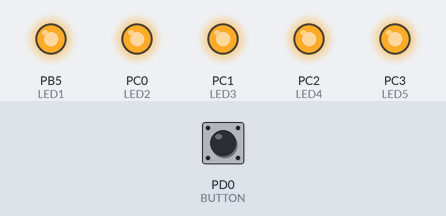
A program run on a simulated ATmega328P, built with avr-gcc and emulated at 16 MHz. Shown: output pins drawn as LEDs (lit = HIGH). Dashed ring = blinking. Inputs (shaded band) come from the test bench; at power-on: PD0 (BUTTON) HIGH.

Above: at 1.7 s.
1.8 s: PD0 (BUTTON) pulled LOW for 3.2 s
At 5.45 s:
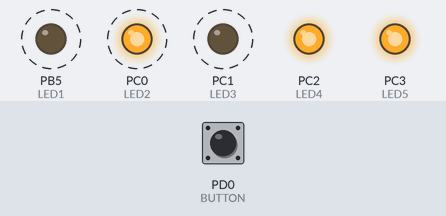
At 6.05 s:
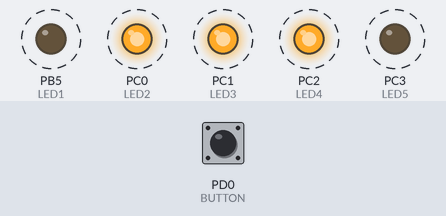
Timing chart, 0 to 12.5 s (numbered marks = the images above; inputs shaded):
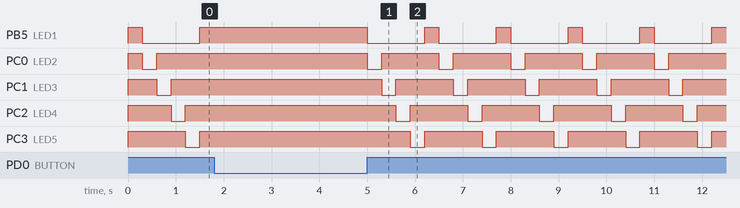

The program:

main.c
```c
// (licence header left out)
/* Defines -----------------------------------------------------------*/
#define LED1   PB5     // AVR pin where green LED is connected
#define LED2   PC0     // AVR pin where red LED is connected
#define LED3   PC1
#define LED4   PC2
#define LED5   PC3
#define BUTTON   PD0
#define BLINK_DELAY 300
#ifndef F_CPU
#define F_CPU 16000000      // CPU frequency in Hz required for delay
#endif

/* Includes ----------------------------------------------------------*/
#include <util/delay.h>     // Functions for busy-wait delay loops
#include <avr/io.h>         // AVR device-specific IO definitions

/* Functions ---------------------------------------------------------*/
/**
 * Main function where the program execution begins. Toggle two LEDs
 * when a push button is pressed.
 */
int main(void)
{
    /* GREEN LED */
    // Set pin as output in Data Direction Register...
    DDRB = DDRB | (1<<LED1);
    // ...and turn LED off in Data Register
    PORTB = PORTB & ~(1<<LED1); //Led off active high

    /* second LED */
	DDRC= DDRC | (1<<LED2);	//Output
	DDRC= DDRC | (1<<LED3);	//Output
	DDRC= DDRC | (1<<LED4);	//Output
	DDRC= DDRC | (1<<LED5);	//Output
    PORTC = PORTC |(1<<LED2); //Led off Active low
	PORTC = PORTC |(1<<LED3); //Led off Active low
	PORTC = PORTC |(1<<LED4); //Led off Active low
	PORTC = PORTC |(1<<LED5); //Led off Active low

	/* push button */
	DDRD= DDRD  & ~(1<<BUTTON);	//Input button - clear bit
	PORTD = PORTD | (1<<BUTTON);  //Pull-up - set a bit
    // WRITE YOUR CODE HERE

    // Infinite loop
    while (1)
    {
		PORTB = PORTB ^ (1<<LED1); // Led ON
		_delay_ms(BLINK_DELAY);// Blink delay
		loop_until_bit_is_set(PIND, BUTTON); //Push Button? Pause!
		{}
		PORTB = PORTB ^ (1<<LED1); //Led OFF after Pause

		PORTC = PORTC ^ (1<<LED2);
		_delay_ms(BLINK_DELAY);
		loop_until_bit_is_set(PIND, BUTTON);
		{}
		PORTC = PORTC ^ (1<<LED2);

		PORTC = PORTC ^ (1<<LED3);
		_delay_ms(BLINK_DELAY);
		loop_until_bit_is_set(PIND, BUTTON);
		{}
		PORTC = PORTC ^ (1<<LED3);

		PORTC = PORTC ^ (1<<LED4);
		_delay_ms(BLINK_DELAY);
		loop_until_bit_is_set(PIND, BUTTON);
		{}
		PORTC = PORTC ^ (1<<LED4);

		PORTC = PORTC ^ (1<<LED5);
		_delay_ms(BLINK_DELAY);
		loop_until_bit_is_set(PIND, BUTTON);
		{}
		PORTC = PORTC ^ (1<<LED5);

	}
    // Will never reach this
    return 0;
}
```

Measured:
- by itself, PB5 (LED1): alternates HIGH for 0.30 s and LOW for 1.2 s
- by itself, PC0 (LED2), PC1 (LED3): alternates HIGH for 1.2 s and LOW for 0.30 s
